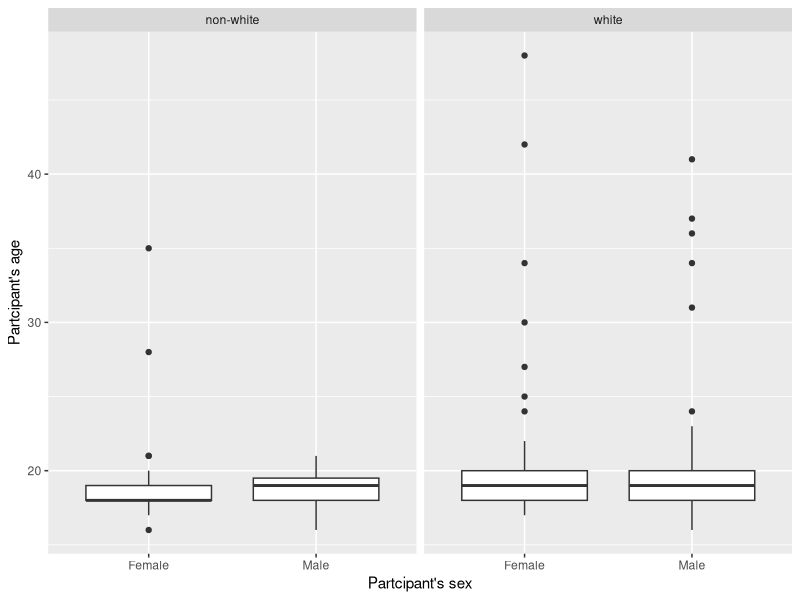
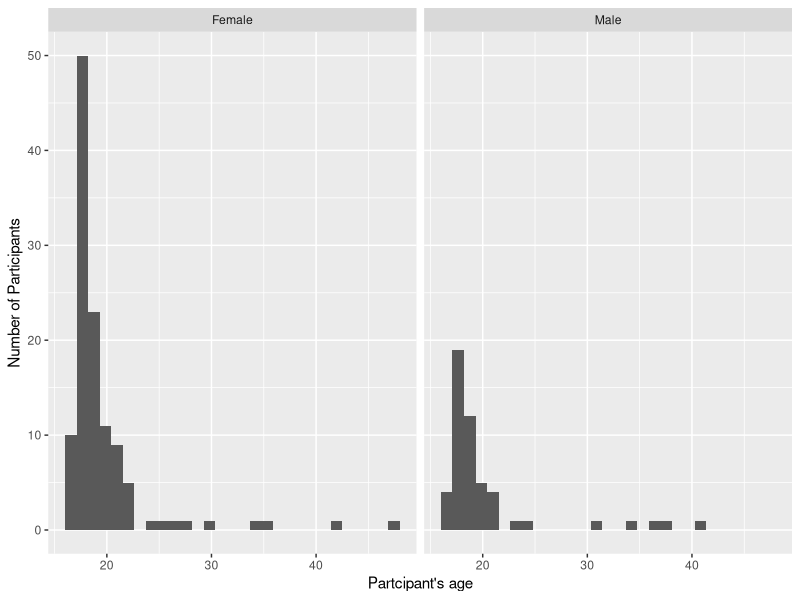

Recreate these plots in R, in order.
## ---- chunk 1
#| message: false
library(tidyverse)
## ---- chunk 2
#| message: false
hiphop <- read_csv(here::here("supporting_artifacts" , "Datasets" , "hiphop.csv"))
## ---- chunk 3
nrow(hiphop)
ncol(hiphop)
## ---- chunk 4
hiphop <- hiphop %>% 
  mutate(across(where(is.character), as.factor)) %>% 
  drop_na(word:popularityScore)
## ---- chunk 5
hiphop %>% 
  distinct(word) %>% 
  nrow()
## ---- chunk 6
hiphop <- hiphop %>% 
  mutate(ethnic, ethnic = as.factor(ifelse(ethnic == 'white', "white", "non-white")))
## ---- chunk 7
distinct_hiphop <- hiphop %>%
  distinct(subj, .keep_all = TRUE) 
distinct_hiphop %>% 
  select(sex:ethnic) %>% 
  summary()
## ---- chunk 8
#| message: false
ggplot(data = distinct_hiphop, 
       mapping = aes(x = sex, y = age)) +
  geom_boxplot() +
  facet_wrap(~ethnic) +
  labs(x = "Partcipant's sex", y = "Partcipant's age")
ggplot(data = distinct_hiphop, 
       mapping = aes(x = age)) +
  facet_wrap(~sex) +
  geom_histogram() +
  labs(x = "Partcipant's age", y = "Number of Participants")
## ---- chunk 9
# a
below20 <- hiphop %>% 
  filter(age < 20) %>% 
  group_by(word) %>%
  summarise(across(familiarity, mean)) 
below20 %>% 
  slice_max(familiarity)
below20 %>% 
  slice_min(familiarity)
## ---- chunk 10
# b
non_white_woman <- hiphop %>% 
  filter(ethnic != 'white', sex == 'Female') %>% 
  group_by(word) %>%
  summarise(across(familiarity, mean))
non_white_woman %>% 
  slice_max(familiarity)
non_white_woman %>% 
  slice_min(familiarity)
## ---- chunk 11
# c
white_man_above_30 <- hiphop %>% 
  filter(ethnic == 'white', sex == 'Male', age > 30) %>% 
  group_by(word) %>%
  summarise(across(familiarity, mean))
white_man_above_30  %>% 
  slice_max(familiarity)
white_man_above_30  %>%
  slice_min(familiarity)
## ---- chunk 12
jb <- hiphop %>% 
  filter(ethnic == 'white', sex == 'Male', 
         city %in% 10000:60000, 
         age %in% 17:23) %>% 
  distinct(subj, .keep_all = TRUE) 
jb %>% 
  select(subj, bieber) %>% 
  slice_max(bieber)
